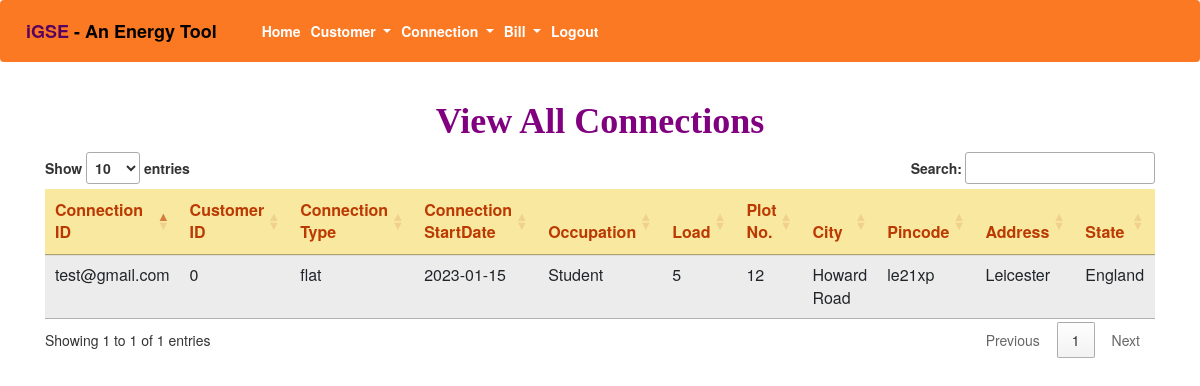
Page /admin/viewconnection.php on the committed database.
### tables this page shows
create table if not exists connection
(
connectionid varchar(50) primary key,
customerid int(5),
connectiontype varchar(20),
connectionstartdate varchar(50),
occupation varchar(20),
connectionload varchar(30) ,
plotno varchar(100),
city varchar(30),
pincode varchar(30),
address varchar(30),
state varchar(50),
description varchar(100)
);

### admin/dbconfigure.php (called while the page is built, shortened)
<?php
$dbserver="127.0.0.1";
$dbuser="root";
$dbpwd="";
$dbname="electricityphp";
function my_select($query)
{
global $dbserver,$dbuser,$dbpwd,$dbname;
$cid=mysqli_connect($dbserver,$dbuser,$dbpwd) or die("connection failed");
mysqli_select_db($cid,$dbname);
$rs=mysqli_query($cid,$query);
return $rs;
}
?>

### admin/viewconnection.php (the view, shortened to what this page needs)
 <html>
<head>
<?php
include "navigationbar2.php";
include "dbconfigure.php";
?>
  <link rel="stylesheet" href="https://maxcdn.bootstrapcdn.com/bootstrap/3.3.7/css/bootstrap.min.css">
 <link rel=stylesheet type = text/css href="https://stackpath.bootstrapcdn.com/font-awesome/4.7.0/css/font-awesome.min.css">
 <link rel="stylesheet" type="text/css" href="https://cdn.datatables.net/1.10.19/css/jquery.dataTables.css">
</head>
<body>
<div>
				<div class="container">
				    <div class=row>
				        <div class="col-sm-12">
  <h1 class = text-center style = "font-family : 'Monotype Corsiva' ; color : purple"><b>View All Connections</b></h1>
</div>
</div>
</div>
<?php
$query = "select * from connection";
$rs = my_select($query);
echo "<div class = container>";
echo "<div class = row>";
echo "<div class = col-sm-12>";
echo "<div class='table-responsive'>";
echo "<table class='table table-hover table-sm' style = 'overflow: scroll' id=myTable123>";
echo "<thead style = 'background-color : #F8E8A0 ; color : #BB3902' >";
echo "<tr>";
echo "<th>Connection ID</th>";
echo "<th>Customer ID</th>";
echo "<th>Connection Type</th>";
echo "<th>Connection StartDate</th>";
echo "<th>Occupation</th>";
echo "<th>Load</th>";
echo "<th>Plot No.</th>";
echo "<th>City</th>";
echo "<th>Pincode</th>";
echo "<th>Address</th>";
echo "<th>State</th>";
echo "</tr>";
echo "</thead>";
echo '<tbody id="myTable">';
while($column=mysqli_fetch_array($rs))
{
echo "<tr class='table-active'>";
echo "<td>$column[0]</td>";
echo "<td>$column[1]</td>";
echo "<td>$column[2]</td>";
echo "<td>$column[3]</td>";
echo "<td>$column[4]</td>";
echo "<td>$column[5]</td>";
echo "<td>$column[6]</td>";
echo "<td>$column[7]</td>";
echo "<td>$column[8]</td>";
echo "<td>$column[9]</td>";
echo "<td>$column[10]</td>";
echo "</tr>";
}
echo "</tbody>";
echo "</table>";
echo "</div>";
echo "</div>";
echo "</div>";
echo "</div>";
?>
</div>
</body>
</html>

### rows in the picture
connection: connectionid "test@gmail.com", customerid "0", connectiontype "flat", connectionstartdate "2023-01-15", occupation "Student", connectionload "5", plotno "12", city "Howard Road", pincode "le21xp", address "Leicester", state "England"
